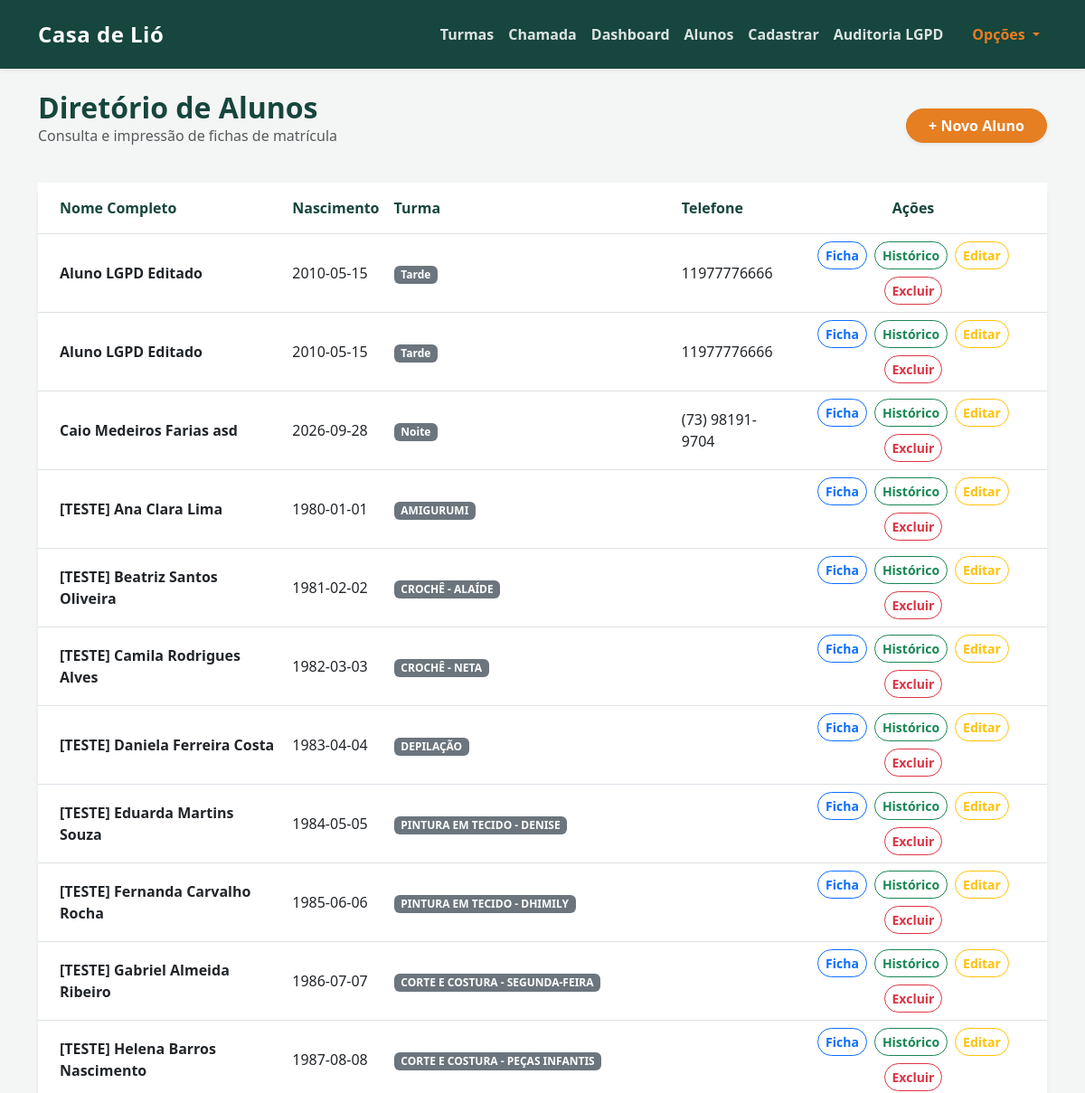
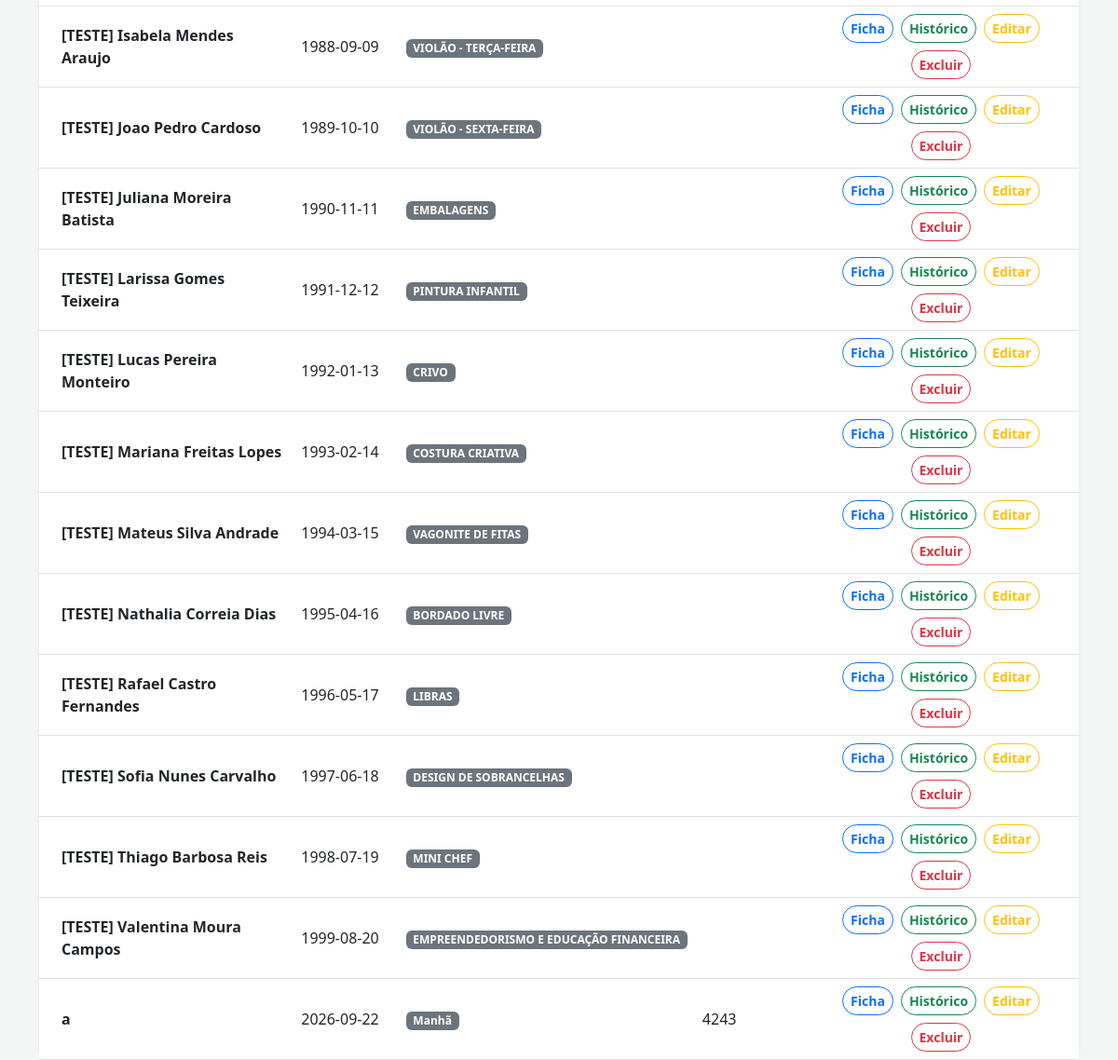
The page /alunos (signed in) on the database its author committed (2 pictures, top to bottom).
### tables this page shows
CREATE TABLE alunos (
        id INTEGER PRIMARY KEY AUTOINCREMENT,
        nome TEXT NOT NULL,
        turma TEXT NOT NULL,
        data_nascimento TEXT,
        telefone TEXT,
        cep TEXT,
        rua TEXT,
        numero TEXT,
        bairro TEXT,
        cidade TEXT,
        referencia TEXT,
        contato_emergencia TEXT,
        telefone_emergencia TEXT,
        condicao_medica TEXT,
        nome_responsavel TEXT,
        autorizacao_pais INTEGER
    , consentimento_lgpd INTEGER DEFAULT 0, data_consentimento TEXT);

### app.py (the view)
@app.get("/alunos", response_class=HTMLResponse)
async def listar_alunos(request: Request):
    usuario = obter_usuario_atual(request)
    if not usuario or usuario['perfil'] != 'coordenacao':
        return RedirectResponse(url="/", status_code=303)
    conexao = pegar_conexao()
    alunos_db = conexao.execute('''
        SELECT id, nome, turma, telefone, data_nascimento
        FROM alunos
        ORDER BY nome ASC
    ''').fetchall()
    conexao.close()
    return templates.TemplateResponse(
        request=request,
        name="lista_alunos.html",
        context={"alunos": alunos_db}
    )

### templates/lista_alunos.html (shortened to what this page needs)
{% extends 'base.html' %}
{% block conteudo %}
<div class="row mb-4">
    <div class="col-12 d-flex justify-content-between align-items-center">
        <div>
            <h2 class="text-primary fw-bold mb-0">Diretório de Alunos</h2>
            <p class="text-muted">Consulta e impressão de fichas de matrícula</p>
        </div>
        <a href="/cadastrar" class="btn btn-warning rounded-pill fw-bold text-white shadow-sm px-4">
            + Novo Aluno
        </a>
    </div>
</div>
<div class="card shadow-sm border-0" style="border-radius: 1rem;">
    <div class="card-body p-0">
        <div class="table-responsive">
            <table class="table table-hover align-middle mb-0">
                <thead class="bg-light">
                    <tr>
                        <th class="ps-4 py-3 text-primary">Nome Completo</th>
                        <th class="py-3 text-primary">Nascimento</th>
                        <th class="py-3 text-primary">Turma</th>
                        <th class="py-3 text-primary">Telefone</th>
                        <th class="pe-4 py-3 text-center text-primary">Ações</th>
                    </tr>
                </thead>
                <tbody>
                    {% for aluno in alunos %}
                    <tr>
                        <td class="ps-4 fw-semibold">{{ aluno['nome'] }}</td>
                        <td>{{ aluno['data_nascimento'] }}</td>
                        <td><span class="badge bg-secondary">{{ aluno['turma'] }}</span></td>
                        <td>{{ aluno['telefone'] }}</td>
                        <td class="pe-4 text-center">
                            <div class="d-flex justify-content-center flex-wrap gap-2">
                                <a href="/ficha/{{ aluno['id'] }}" target="_blank" class="btn btn-sm btn-outline-primary rounded-pill fw-semibold px-2" title="Imprimir Ficha A4">
                                     Ficha
                                </a>
                                <a href="/alunos/{{ aluno['id'] }}/historico" class="btn btn-sm btn-outline-success rounded-pill fw-semibold px-2" title="Ver Histórico de Presença">
                                     Histórico
                                </a>
                                <a href="/alunos/editar/{{ aluno['id'] }}" class="btn btn-sm btn-outline-warning rounded-pill fw-semibold px-2" title="Editar Dados Cadastrais">
                                     Editar
                                </a>
                                <button type="button" class="btn btn-sm btn-outline-danger rounded-pill fw-semibold px-2" data-bs-toggle="modal" data-bs-target="#modalExcluir{{ aluno['id'] }}" title="Excluir Aluno">
                                     Excluir
                                </button>
                            </div>
                        </td>
                    </tr>
                    {% else %}
                    <tr>
                        <td colspan="5" class="text-center text-muted py-5">Nenhum aluno cadastrado ainda.</td>
                    </tr>
                    {% endfor %}
                </tbody>
            </table>
        </div>
    </div>
</div>
{% endblock %}

### templates/base.html (style rules this page uses)
:root { --verde-adra: #16463d; --laranja-adra: #e67e22; --fundo-cinza: #f4f6f5; }
body { background-color: var(--fundo-cinza) !important; font-family: 'Segoe UI', Tahoma, Geneva, Verdana, sans-serif; }
.text-primary { color: var(--verde-adra) !important; }
.btn-warning { background-color: var(--laranja-adra) !important; border-color: var(--laranja-adra) !important; color: white !important; }
.card { border-radius: 1rem !important; border: none; transition: transform 0.2s ease-in-out; }

### rows shown on the page
alunos: nome "Aluno LGPD Editado", data_nascimento "2010-05-15", turma "Tarde", telefone "11977776666"
alunos: nome "Aluno LGPD Editado", data_nascimento "2010-05-15", turma "Tarde", telefone "11977776666"
alunos: nome "Caio Medeiros Farias asd", data_nascimento "2026-09-28", turma "Noite", telefone "(73) 98191-9704"
alunos: nome "[TESTE] Ana Clara Lima", data_nascimento "1980-01-01", turma "AMIGURUMI"
alunos: nome "[TESTE] Beatriz Santos Oliveira", data_nascimento "1981-02-02", turma "CROCHÊ - ALAÍDE"
alunos: nome "[TESTE] Camila Rodrigues Alves", data_nascimento "1982-03-03", turma "CROCHÊ - NETA"
alunos: nome "[TESTE] Daniela Ferreira Costa", data_nascimento "1983-04-04", turma "DEPILAÇÃO"
alunos: nome "[TESTE] Eduarda Martins Souza", data_nascimento "1984-05-05", turma "PINTURA EM TECIDO - DENISE"
alunos: nome "[TESTE] Fernanda Carvalho Rocha", data_nascimento "1985-06-06", turma "PINTURA EM TECIDO - DHIMILY"
alunos: nome "[TESTE] Gabriel Almeida Ribeiro", data_nascimento "1986-07-07", turma "CORTE E COSTURA - SEGUNDA-FEIRA"
alunos: nome "[TESTE] Helena Barros Nascimento", data_nascimento "1987-08-08", turma "CORTE E COSTURA - PEÇAS INFANTIS"
alunos: nome "[TESTE] Isabela Mendes Araujo", data_nascimento "1988-09-09", turma "VIOLÃO - TERÇA-FEIRA"
alunos: nome "[TESTE] Joao Pedro Cardoso", data_nascimento "1989-10-10", turma "VIOLÃO - SEXTA-FEIRA"
alunos: nome "[TESTE] Juliana Moreira Batista", data_nascimento "1990-11-11", turma "EMBALAGENS"
alunos: nome "[TESTE] Larissa Gomes Teixeira", data_nascimento "1991-12-12", turma "PINTURA INFANTIL"
alunos: nome "[TESTE] Lucas Pereira Monteiro", data_nascimento "1992-01-13", turma "CRIVO"
alunos: nome "[TESTE] Mariana Freitas Lopes", data_nascimento "1993-02-14", turma "COSTURA CRIATIVA"
alunos: nome "[TESTE] Mateus Silva Andrade", data_nascimento "1994-03-15", turma "VAGONITE DE FITAS"
alunos: nome "[TESTE] Nathalia Correia Dias", data_nascimento "1995-04-16", turma "BORDADO LIVRE"
alunos: nome "[TESTE] Rafael Castro Fernandes", data_nascimento "1996-05-17", turma "LIBRAS"
alunos: nome "[TESTE] Sofia Nunes Carvalho", data_nascimento "1997-06-18", turma "DESIGN DE SOBRANCELHAS"
alunos: nome "[TESTE] Thiago Barbosa Reis", data_nascimento "1998-07-19", turma "MINI CHEF"
alunos: nome "[TESTE] Valentina Moura Campos", data_nascimento "1999-08-20", turma "EMPREENDEDORISMO E EDUCAÇÃO FINANCEIRA"
alunos: nome "a", data_nascimento "2026-09-22", turma "Manhã", telefone "4243"
